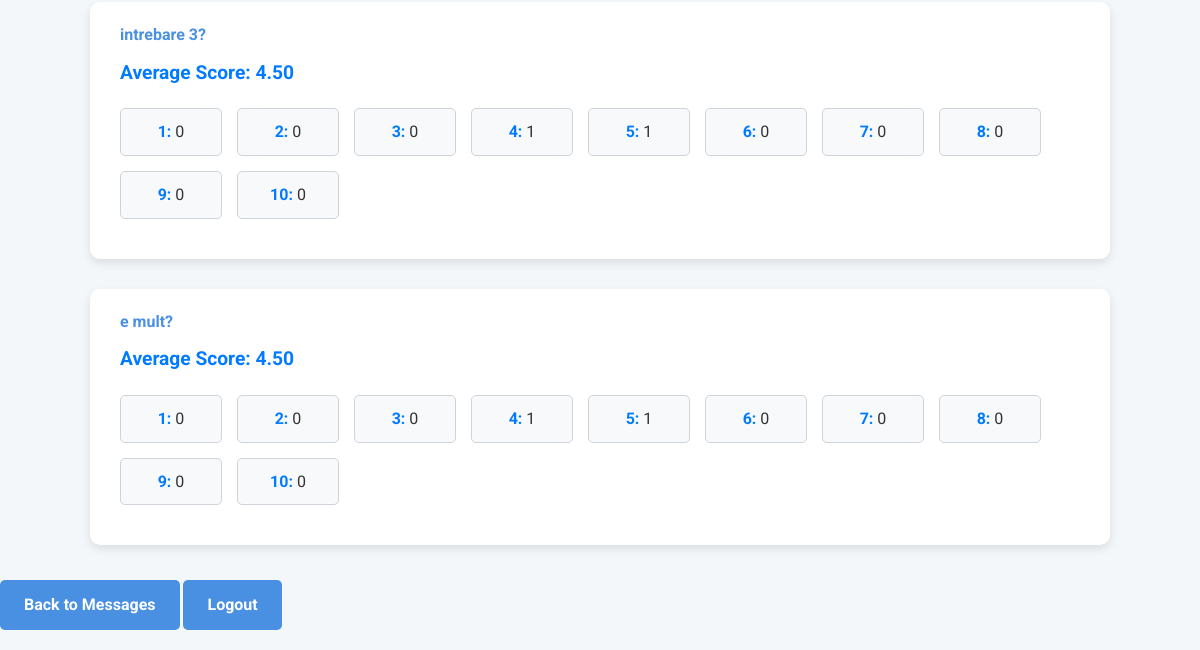
The app's page /statistics (signed in, lower part), older data.
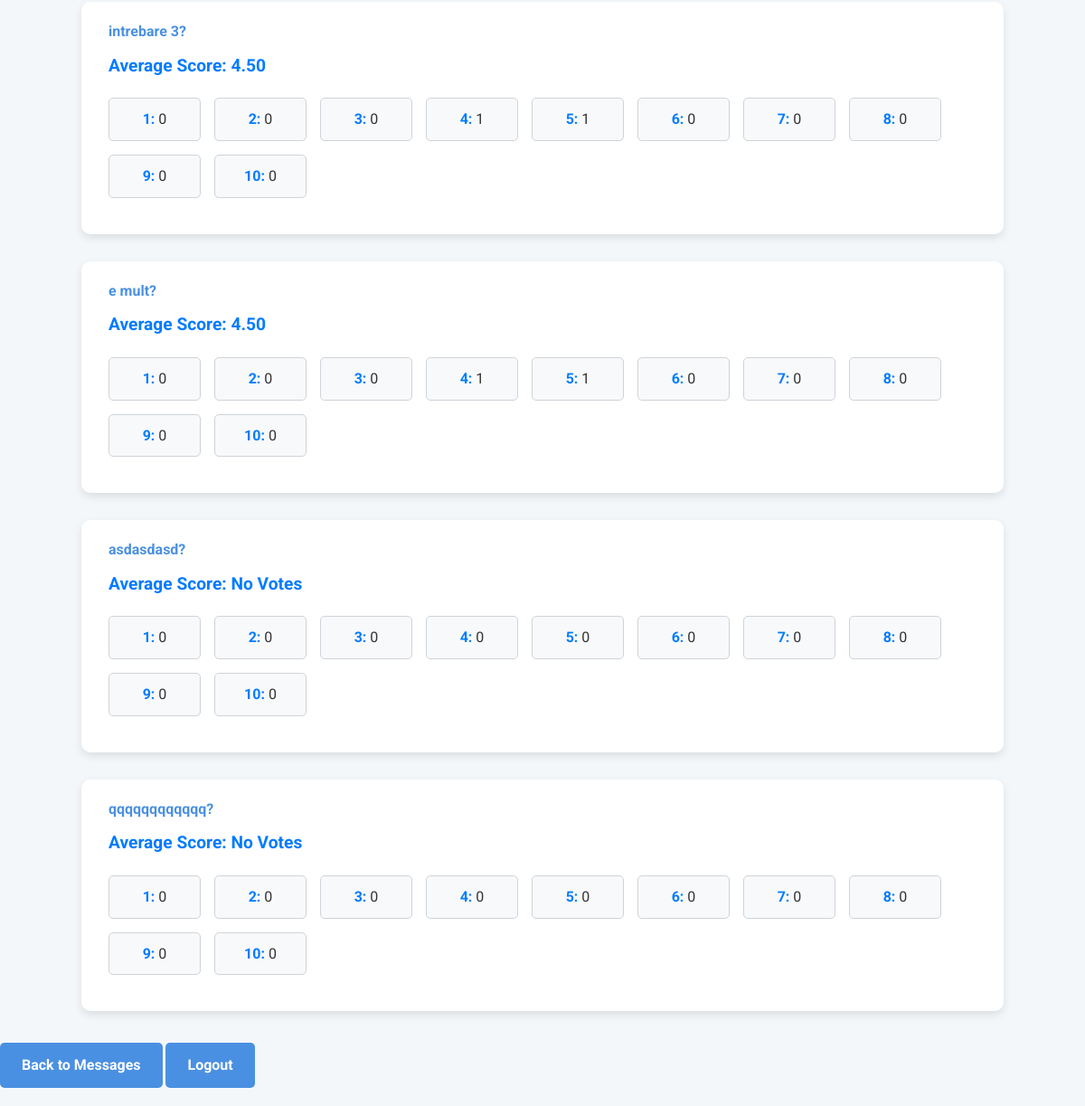
The same page, newer data.
### app.py (models this page shows, shortened)
class Question(db.Model):
    id = db.Column(db.Integer, primary_key=True)
    text = db.Column(db.String(255),  nullable=False)

### app.py (the view)
@app.route('/statistics', methods=['GET'])
@login_required
def statistics():
    all_answers = UserAnswer.query.all()
    all_additional_texts = AdditionalText.query.all()  # This retrieves all the messages
    all_questions = Question.query.all()
    statistics = {
        'total': len(all_answers),
        'question_stats': {},
        'averages': {}  # Store averages for each question
    }
    emoji_mapping = {
        '1': 'Very Poor',
        '2': 'Poor',
        '3': 'Fair',
        '4': 'Below average',
        '5': 'Average',
        '6': 'Good',
        '7': 'Very Good',
        '8': 'Excellent',
        '9': 'Exceptional',
        '10': 'Perfect'
    }
    for question in all_questions:
        question_answers = [answer for answer in all_answers if answer.question == question.text]  # Use question.text
        counts = {
            'Very Poor': sum(1 for a in question_answers if a.answer == '1'),
            'Poor': sum(1 for a in question_answers if a.answer == '2'),
            'Fair': sum(1 for a in question_answers if a.answer == '3'),
            'Below average': sum(1 for a in question_answers if a.answer == '4'),
            'Average': sum(1 for a in question_answers if a.answer == '5'),
            'Good': sum(1 for a in question_answers if a.answer == '6'),
            'Very Good': sum(1 for a in question_answers if a.answer == '7'),
            'Excellent': sum(1 for a in question_answers if a.answer == '8'),
            'Exceptional': sum(1 for a in question_answers if a.answer == '9'),
            'Perfect': sum(1 for a in question_answers if a.answer == '10'),
        }
        statistics['question_stats'][question.text] = counts  # Use question.text for the key
        total_score = 0
        answer_count = 0
        for answer in question_answers:
            try:
                total_score += int(answer.answer)  # Convert the answer to an integer
                answer_count += 1
            except ValueError:
                pass  # Skip any non-numeric values
        average = total_score / answer_count if answer_count > 0 else 'No Votes'
        statistics['averages'][question.text] = "{:.2f}".format(average) if isinstance(average, float) else average
    return render_template('statistics.html', statistics=statistics, additional_texts=all_additional_texts)

### app.py (called while the page is built)
@login_manager.user_loader
def load_user(user_id):
    return db.session.get(User, int(user_id))

### templates/statistics.html (shortened to what this page needs)
<!DOCTYPE html>
<html lang="en">
<head>
</head>
<body>
    <ul>
        {% for question, counts in statistics.question_stats.items() %}
        <li>
            <strong>{{ question }}</strong>
            <div class="average">Average Score: {{ statistics.averages[question] }}</div>
            <div>
                <div class="grade-container">
                    <div class="grade-item">
                        <span class="grade-number">1:</span> {{ counts['Very Poor'] }}
                    </div>
                    <div class="grade-item">
                        <span class="grade-number">2:</span> {{ counts['Poor'] }}
                    </div>
                    <div class="grade-item">
                        <span class="grade-number">3:</span> {{ counts['Fair'] }}
                    </div>
                    <div class="grade-item">
                        <span class="grade-number">4:</span> {{ counts['Below average'] }}
                    </div>
                    <div class="grade-item">
                        <span class="grade-number">5:</span> {{ counts['Average'] }}
                    </div>
                    <div class="grade-item">
                        <span class="grade-number">6:</span> {{ counts['Good'] }}
                    </div>
                    <div class="grade-item">
                        <span class="grade-number">7:</span> {{ counts['Very Good'] }}
                    </div>
                    <div class="grade-item">
                        <span class="grade-number">8:</span> {{ counts['Excellent'] }}
                    </div>
                    <div class="grade-item">
                        <span class="grade-number">9:</span> {{ counts['Exceptional'] }}
                    </div>
                    <div class="grade-item">
                        <span class="grade-number">10:</span> {{ counts['Perfect'] }}
                    </div>
                </div>
            </div>
        </li>
        {% endfor %}
    </ul>
    <a href="{{ url_for('messages') }}">Back to Messages</a>
    <a href="{{ url_for('logout') }}">Logout</a>
</body>
</html>

### templates/statistics.html (style rules this page uses)
body { font-family: 'Roboto', sans-serif; margin: 0; padding: 0; background-color: #f4f7fa; color: #333; line-height: 1.6; }
ul { list-style: none; padding: 0; display: flex; flex-direction: column; align-items: center; margin: 0; }
li { background: #fff; border-radius: 10px; padding: 20px 30px; margin: 15px 0; box-shadow: 0 4px 10px rgba(0, 0, 0, 0.1); width: 80%; transition: transform 0.3s, box-shadow 0.3s; overflow-wrap: break-word; word-wrap: break-word; word-break: break-word; }
strong { color: #4A90E2; font-weight: 700; display: block; margin-bottom: 10px; text-align: left; }
.average { color: #007BFF; font-weight: bold; font-size: 1.2em; margin-bottom: 10px; text-align: left; }
a { display: inline-block; margin: 20px auto; padding: 12px 24px; color: #fff; background-color: #4A90E2; border-radius: 5px; text-decoration: none; font-weight: bold; transition: background-color 0.3s, transform 0.3s; }
.grade-container { display: flex; flex-wrap: wrap; gap: 15px; margin: 20px 0; }
.grade-item { background-color: #f8f9fa; border: 1px solid #ced4da; border-radius: 5px; padding: 10px; width: 80px; text-align: center; }
.grade-number { font-weight: bold; color: #007BFF; }

Row changes from the older to the newer data that the page shows:
added Question: text "asdasdasd?", text "No Votes", counts "0", Poor "0", Fair "0", Average "0", Good "0", Excellent "0", Exceptional "0", Perfect "0"
added Question: text "qqqqqqqqqqqq?", text "No Votes", counts "0", Poor "0", Fair "0", Average "0", Good "0", Excellent "0", Exceptional "0", Perfect "0"
